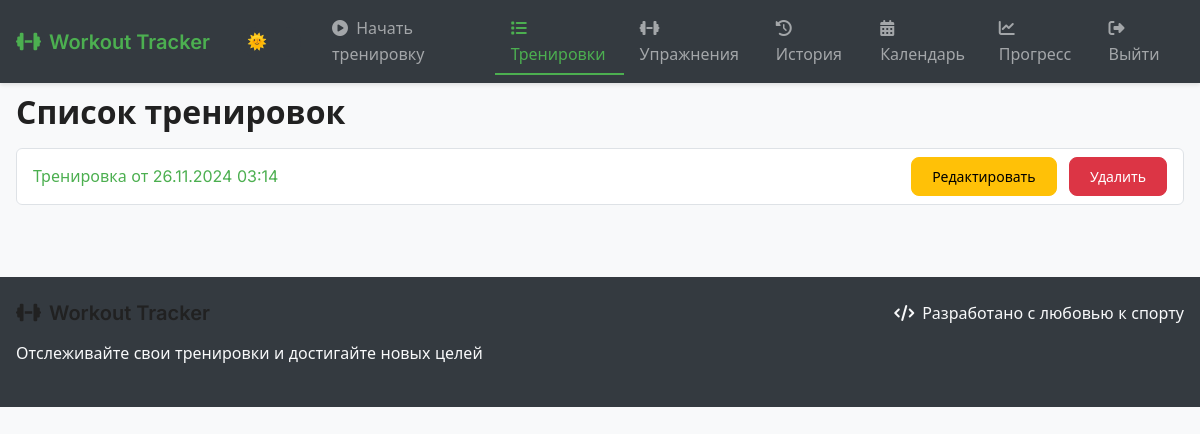
The page /workout_list/ (signed in) on the database as committed earlier.
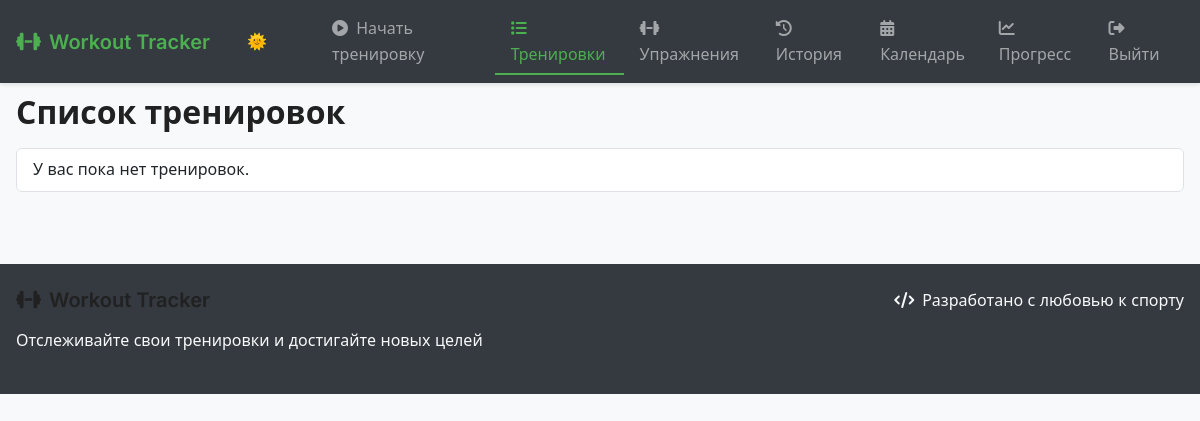
The same page on the database as committed later.
### tracker/models.py (models this page shows, shortened)
class Workout(models.Model):
    user = models.ForeignKey(User, on_delete=models.CASCADE, db_index=True)
    title = models.CharField(max_length=200, blank=True)
    start_time = models.DateTimeField(default=timezone.now)
    duration = models.DurationField(null=True, blank=True)
    notes = models.TextField(blank=True, help_text="Общие заметки о тренировке")
    mood = models.CharField(
        max_length=20,
        choices=[
            ('great', 'Отличное'),
            ('good', 'Хорошее'),
            ('normal', 'Нормальное'),
            ('tired', 'Уставший'),
            ('bad', 'Плохое')
        ],
        blank=True,
        help_text="Самочувствие во время тренировки"
    )
    class Meta:
        indexes = [
            models.Index(fields=['user', 'start_time']),
        ]

### tracker/views.py (the view)
# urls.py: path('workout_list/', views.workout_list, name='workout_list'),
@login_required
def workout_list(request):
    workouts = Workout.objects.filter(user=request.user).order_by('-start_time')
    return render(request, 'tracker/workout_list.html', {'workouts': workouts})

### tracker/templates/tracker/workout_list.html
{% extends 'tracker/base.html' %}
{% block content %}
    <h2>Список тренировок</h2>
    <ul class="list-group">
        {% for workout in workouts %}
            <li class="list-group-item d-flex justify-content-between align-items-center">
                <div>
                    <a href="{% url 'workout_detail' workout.id %}">
                        {{ workout.title|default:"Тренировка" }} от {{ workout.start_time|date:"d.m.Y H:i" }}
                    </a>
                </div>
                <div>
                    <a href="{% url 'edit_workout' workout.id %}" class="btn btn-sm btn-warning me-2">Редактировать</a>
                    <a href="{% url 'delete_workout' workout.id %}" class="btn btn-sm btn-danger">Удалить</a>
                </div>
            </li>
        {% empty %}
            <li class="list-group-item">У вас пока нет тренировок.</li>
        {% endfor %}
    </ul>
{% endblock %}

Rows that differ between the two databases and show on the page:
removed Workout: title "Тренировка", start_time "26.11.2024 03:14"
Other text that changed with them:
text now shown: "У вас пока нет тренировок."
